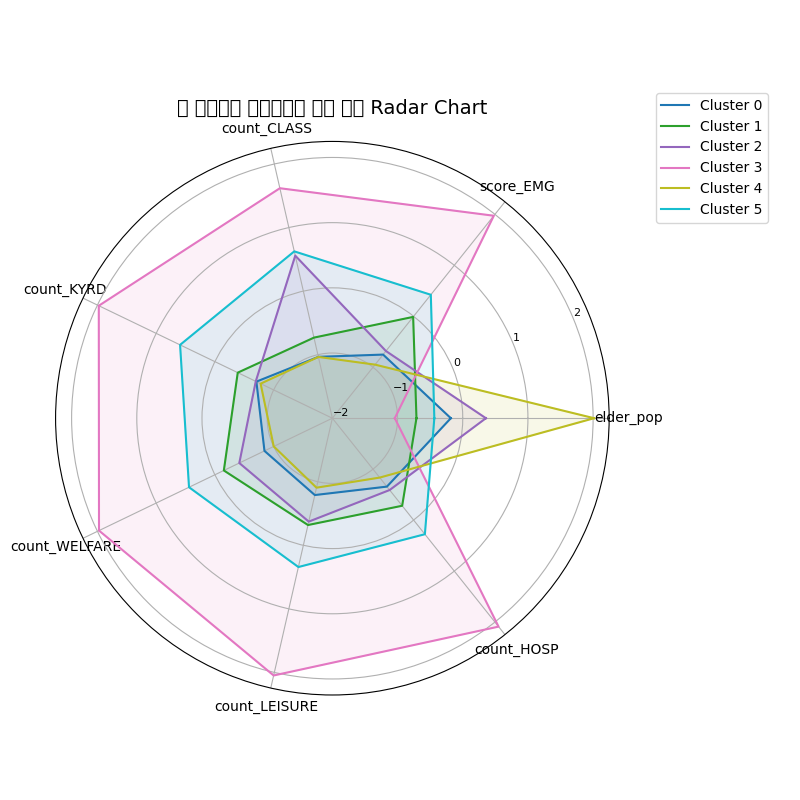

Recreate this plot in Python.
import geopandas as gpd
import pandas as pd
import numpy as np
from sklearn.preprocessing import StandardScaler
from sklearn.cluster import KMeans
import matplotlib.pyplot as plt

# ───────────────────────────────────────────────
# 1. 데이터 불러오기 및 전처리
gdf = gpd.read_file(r"C:\Users\sec\Desktop\공모전 리얼\merged_1km_data.gpkg", layer="merged")
gdf = gdf.dropna(subset=["elder_pop"]).copy()

features = [
    'elder_pop', 'score_EMG', 'count_CLASS', 'count_KYRD',
    'count_WELFARE', 'count_LEISURE', 'count_HOSP'
]
distance_cols = [col for col in features if col != 'elder_pop']

# 이상치 제거
for col in distance_cols:
    gdf.loc[(gdf[col] >= 100) | (gdf[col] >= 999) | (gdf[col] <= -100), col] = np.nan
gdf_clean = gdf.dropna(subset=distance_cols).copy()

# ───────────────────────────────────────────────
# 2. 클러스터링 (k=6)
X = gdf_clean[features].copy()
for col in distance_cols:
    X[col] = -X[col]  # 거리값 부호 반전

scaler = StandardScaler()
X_scaled = scaler.fit_transform(X)

kmeans = KMeans(n_clusters=6, random_state=42, n_init='auto')
gdf_clean['cluster'] = kmeans.fit_predict(X_scaled)

# ───────────────────────────────────────────────
# 3. 클러스터별 평균값 요약 (원본값 기준)
summary = gdf_clean.groupby('cluster')[features].mean()

# 정규화
summary_scaled = pd.DataFrame(
    StandardScaler().fit_transform(summary),
    columns=summary.columns,
    index=summary.index
)

# ───────────────────────────────────────────────
# 4. Radar Chart 시각화
labels = features
num_vars = len(labels)
angles = np.linspace(0, 2 * np.pi, num_vars, endpoint=False).tolist()
angles += angles[:1]

plt.figure(figsize=(8, 8))
colors = plt.cm.tab10(np.linspace(0, 1, summary_scaled.shape[0]))

for i, (cluster, row) in enumerate(summary_scaled.iterrows()):
    values = row.tolist()
    values += values[:1]
    plt.polar(angles, values, label=f'Cluster {cluster}', color=colors[i])
    plt.fill(angles, values, alpha=0.1, color=colors[i])

plt.xticks(angles[:-1], labels, fontsize=10)
plt.yticks([-2, -1, 0, 1, 2], fontsize=8)
plt.title("🧭 정규화된 클러스터별 변수 분포 Radar Chart", fontsize=14)
plt.legend(loc='upper right', bbox_to_anchor=(1.3, 1.1))
plt.tight_layout()
plt.show()
